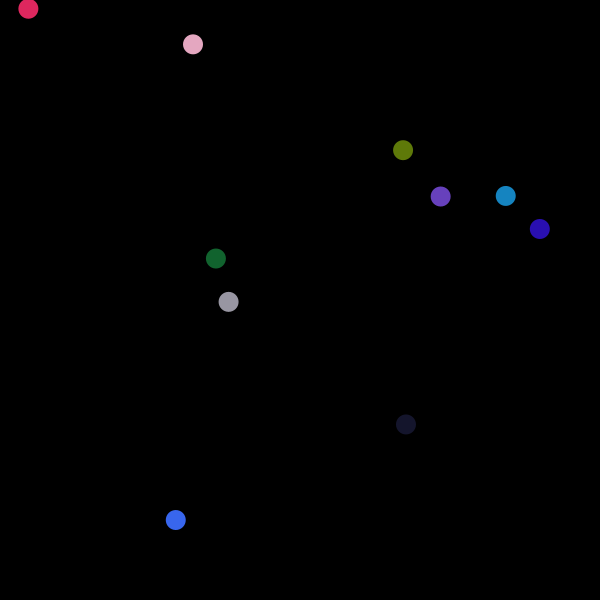
Frame 1 (no input)
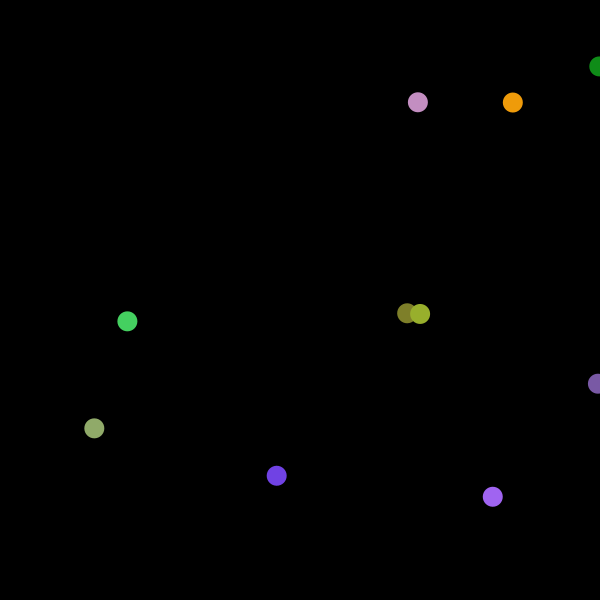
Frame 60 (the mouse pressed at the canvas centre just before this capture)
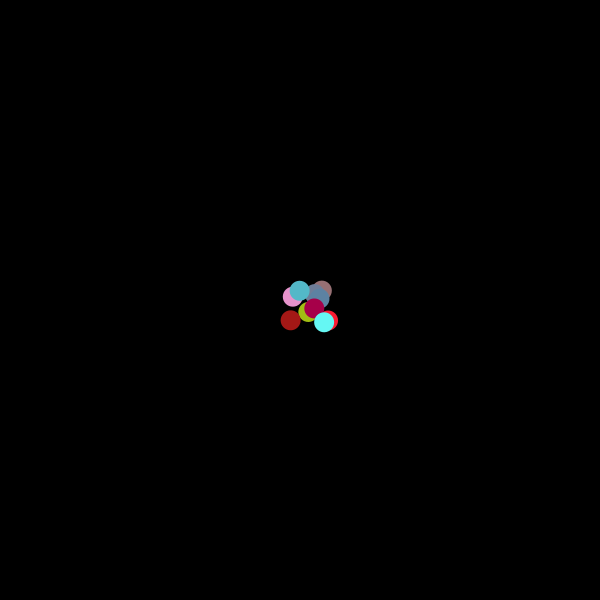
Frame 120 (the mouse held since frame 60 and released just before this capture)

The Processing sketch that drew these frames (run headless with seeded random() and noise(); from frame 60 on, the mouse is pressed at the canvas centre):

// Processing sketch: processing_97712
// ── processing_97712.pde

int longi=20;
int numcos = 10;
 
float[] posx= new float[numcos];
float[] posy= new float[numcos];
 
float[] velx= new float[numcos];
float[] vely= new float[numcos];
 
void setup(){
  colorMode(RGB,600);
  size(600,600);
  for (int i=0; i < numcos; i++){
    posx[i]=random(width-longi);
    posy[i]=random(height-longi);
     
    velx[i]=random(-20,20);
    vely[i]=random(-20,20);
  }
}
 
void draw(){
  fill(0);
rect(0,0,width,height);
  //AFEGIR VELOCITAT***************************
for(int i=0; i<numcos;i++){
  posx[i]+=velx[i];
  posy[i]+=vely[i];
  //CANTONADES**********/
  if((posx[i]<0)||(posx[i]>(width-longi))){
    velx[i]=-velx[i];
  }
  if((posy[i]<0)||(posy[i]>(height-longi))){
    vely[i]=-vely[i];
  }
  //COSOS**************************
  noStroke();
  
  fill(random(600),random(600),random(600));
  ellipse(posx[i]+longi/2,posy[i]+longi/2,longi,longi);
    if(mousePressed){
   posx[i]=mouseX;
   posy[i]=mouseY;
 }
}

}
